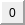
<?xml version="1.0" encoding="UTF-8"?>
<ui version="4.0">
 <class>MineBlockWidget</class>
 <widget class="QWidget" name="MineBlockWidget">
  <property name="geometry">
   <rect>
    <x>0</x>
    <y>0</y>
    <width>25</width>
    <height>25</height>
   </rect>
  </property>
  <property name="minimumSize">
   <size>
    <width>25</width>
    <height>25</height>
   </size>
  </property>
  <property name="maximumSize">
   <size>
    <width>25</width>
    <height>25</height>
   </size>
  </property>
  <property name="windowTitle">
   <string>Form</string>
  </property>
  <layout class="QHBoxLayout" name="horizontalLayout">
   <property name="spacing">
    <number>0</number>
   </property>
   <property name="leftMargin">
    <number>0</number>
   </property>
   <property name="topMargin">
    <number>0</number>
   </property>
   <property name="rightMargin">
    <number>0</number>
   </property>
   <property name="bottomMargin">
    <number>0</number>
   </property>
   <item>
    <widget class="QFrame" name="mbFrame">
     <property name="frameShape">
      <enum>QFrame::Panel</enum>
     </property>
     <property name="frameShadow">
      <enum>QFrame::Raised</enum>
     </property>
     <property name="lineWidth">
      <number>2</number>
     </property>
     <property name="midLineWidth">
      <number>2</number>
     </property>
     <layout class="QHBoxLayout" name="horizontalLayout_2">
      <property name="spacing">
       <number>0</number>
      </property>
      <property name="leftMargin">
       <number>0</number>
      </property>
      <property name="topMargin">
       <number>0</number>
      </property>
      <property name="rightMargin">
       <number>0</number>
      </property>
      <property name="bottomMargin">
       <number>0</number>
      </property>
      <item>
       <widget class="QLabel" name="mbValueWidget">
        <property name="sizePolicy">
         <sizepolicy hsizetype="Preferred" vsizetype="Preferred">
          <horstretch>0</horstretch>
          <verstretch>0</verstretch>
         </sizepolicy>
        </property>
        <property name="text">
         <string>0</string>
        </property>
        <property name="alignment">
         <set>Qt::AlignCenter</set>
        </property>
       </widget>
      </item>
     </layout>
    </widget>
   </item>
  </layout>
 </widget>
 <resources/>
 <connections/>
</ui>
